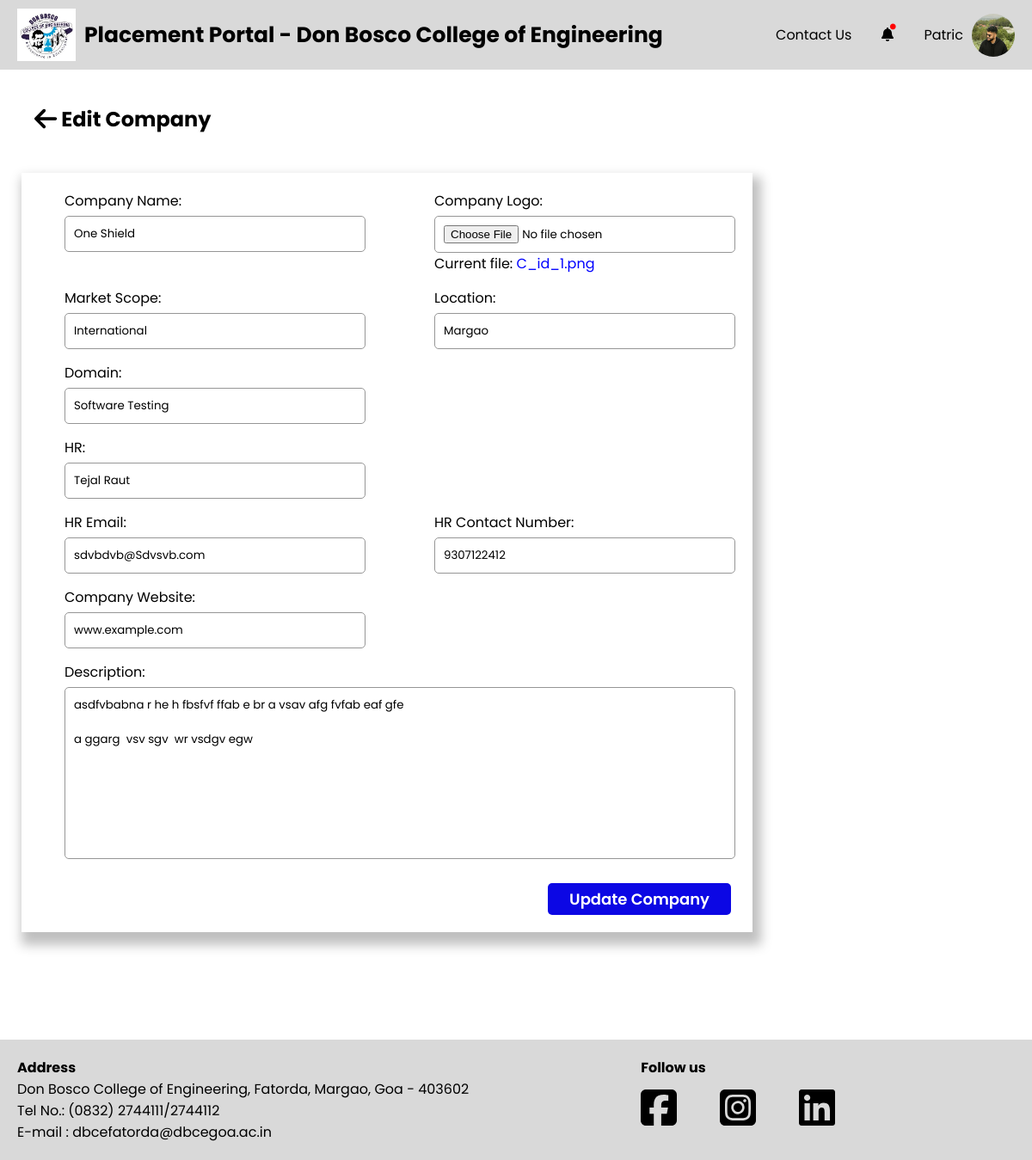
The app's page /PlacementCoordinator/company-edit.php?cid=1 (signed in), older data.
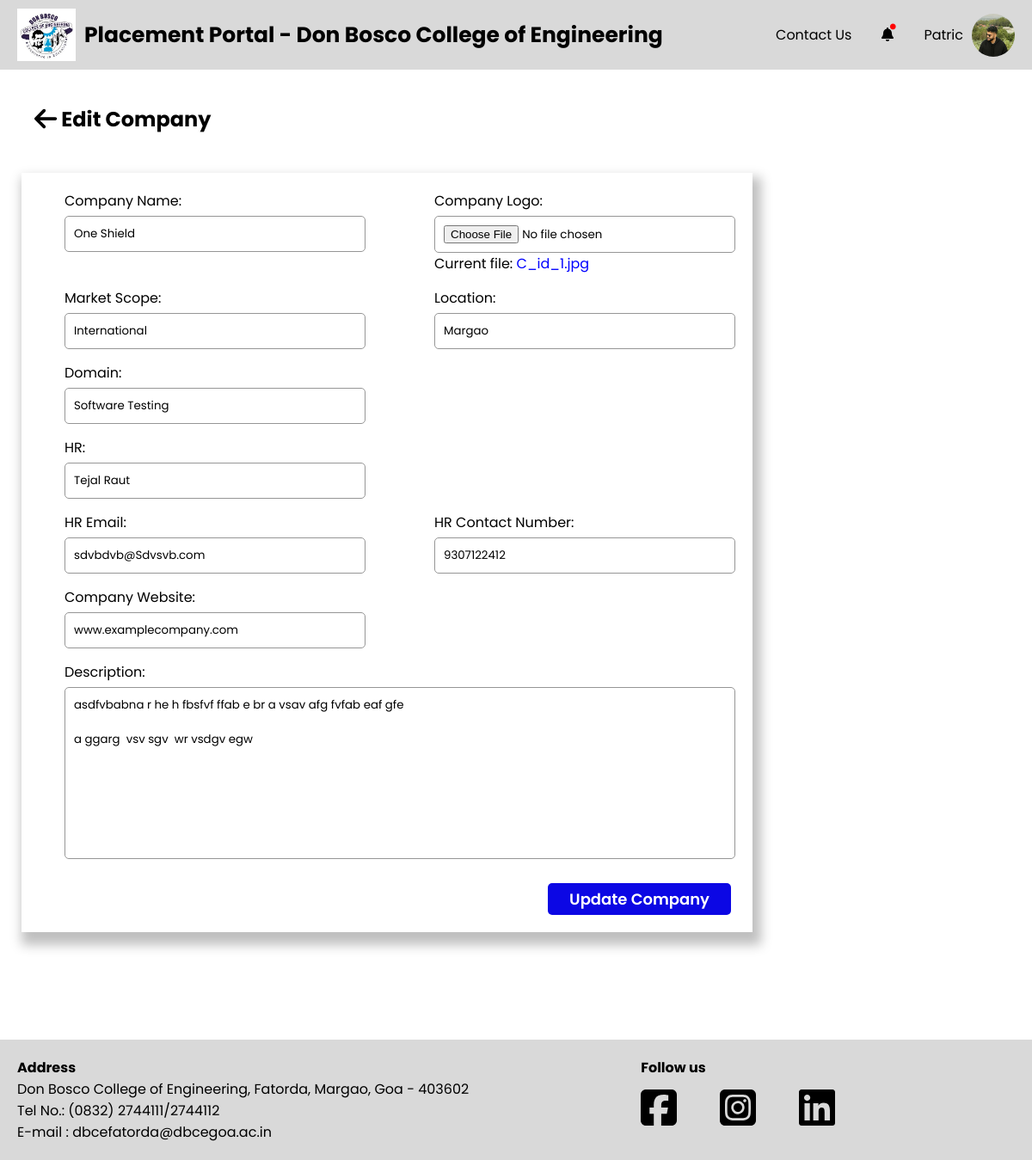
The same page, newer data.
### tables this page shows
CREATE TABLE `company` (
  `C_id` int(11) NOT NULL,
  `C_Name` varchar(255) NOT NULL,
  `C_Logo` varchar(255) DEFAULT NULL,
  `C_Domain` varchar(255) DEFAULT NULL,
  `C_Scope` varchar(255) DEFAULT NULL,
  `C_Description` text DEFAULT NULL,
  `C_Location` varchar(255) DEFAULT NULL,
  `C_Website` varchar(255) DEFAULT NULL,
  `C_HR_name` varchar(255) DEFAULT NULL,
  `C_HR_email` varchar(255) DEFAULT NULL,
  `C_HR_phone` varchar(20) DEFAULT NULL,
  `C_Date_of_Reg` date DEFAULT current_timestamp(),
  `C_PC_Email` varchar(255) DEFAULT NULL
);

### PlacementCoordinator/company-edit.php (the view, shortened to what this page needs)
<?php
$cid = (int)$_GET["cid"];
$error = "";
?>
<!DOCTYPE html>
<html lang="en">
<head>
    <?php include './head.php' ?>
    <link rel="stylesheet" href="./css/company-edit.css">
</head>
<body>
    <div id="wrapper">
        <?php include './header.php' ?>
        <div class="container">
            <?php include './sidebar.php' ?>
            <div class="main-container">
                <div class="main-container-header">
                    <h2 class="main-container-heading"><a href="./company.php"><i class="fa-solid fa-arrow-left fa-lg" style="color: #000000;"></i></a>
                        Edit Company</h2>
                </div>
                <div class="sections">
                    <form action="" method="post" enctype="multipart/form-data">
                        <?php
                        $fetchCompanyQuery = "SELECT * FROM company WHERE C_id = ?;";
                        $fetchCompany = $conn->prepare($fetchCompanyQuery);
                        $fetchCompany->bind_param("i", $cid);
                        $fetchCompany->execute();
                        $result = $fetchCompany->get_result();
                        $row = $result->fetch_assoc();
                        ?>
                        <div class="inputbox-1">
                            <div class="inputbox">
                                <label for="">Company Name:</label>
                                <input type="text" name="cname" placeholder="Company Name" required value="<?php echo $row['C_Name']; ?>">
                            </div>
                            <div class="inputbox">
                                <label for="">Company Logo: <?php echo " <span style='color:red;'>" . $error . "</span>" ?> </label>
                                <input type="file" name="clogo" placeholder="Company Logo" accept=".jpeg, .jpg, .png">
                                <?php if ($row['C_Logo']) : ?>
                                    <p>Current file: <a style="color:blue;" href="<?php echo '../Data/Companies/Company_Logo/' . basename($row['C_Logo']); ?>" target="_blank"><?php echo basename($row['C_Logo']); ?></a></p>
                                <?php endif; ?>
                            </div>
                        </div>
                        <div class="inputbox-1">
                            <div class="inputbox">
                                <label for="">Market Scope: </label>
                                <input type="text" value="<?php echo $row['C_Scope']; ?>" name="scope" placeholder="Market Scope">
                            </div>
                            <div class="inputbox">
                                <label for="">Location: </label>
                                <input type="text" name="location" value="<?php echo $row['C_Location']; ?>" placeholder="Location">
                            </div>
                        </div>
                        <div class="inputbox">
                            <label for="">Domain: </label>
                            <input type="text" value="<?php echo $row['C_Domain']; ?>" name="domain" placeholder="Domain">
                        </div>
                        <div class="inputbox">
                            <label for="">HR: </label>
                            <input type="text" value="<?php echo $row['C_HR_name']; ?>" name="hrname" placeholder="Company representative">
                        </div>
                        <div class="inputbox-1">
                            <div class="inputbox">
                                <label for="">HR Email: </label>
                                <input type="text" value="<?php echo $row['C_HR_email']; ?>" name="hremail" placeholder="HR Email">
                            </div>
                            <div class="inputbox">
                                <label for="">HR Contact Number: </label>
                                <input type="text" value="<?php echo $row['C_HR_phone']; ?>" name="hrcontact" placeholder="Contact Number">
                            </div>
                        </div>
                        <div class="inputbox">
                            <label for="">Company Website:</label>
                            <input type="text" name="link" value="<?php echo $row['C_Website']; ?>" placeholder="www.company.com">
                        </div>
                        <div class="inputbox">
                            <label for="">Description:</label>
                            <textarea required class="textarea-message" name="description" id="" placeholder="Description"><?php echo $row['C_Description']; ?></textarea>
                        </div>
                        <button class="update-button" name="update-company" type="submit">Update Company</button>
                    </form>
                </div>
            </div>
        </div>
        <?php include './footer.php' ?>
    </div>
</body>
</html>

Row changes from the older to the newer data that the page shows:
changed company "One Shield": C_Logo "C_id_1.png" → "C_id_1.jpg"; link "www.example.com" → "www.examplecompany.com"
